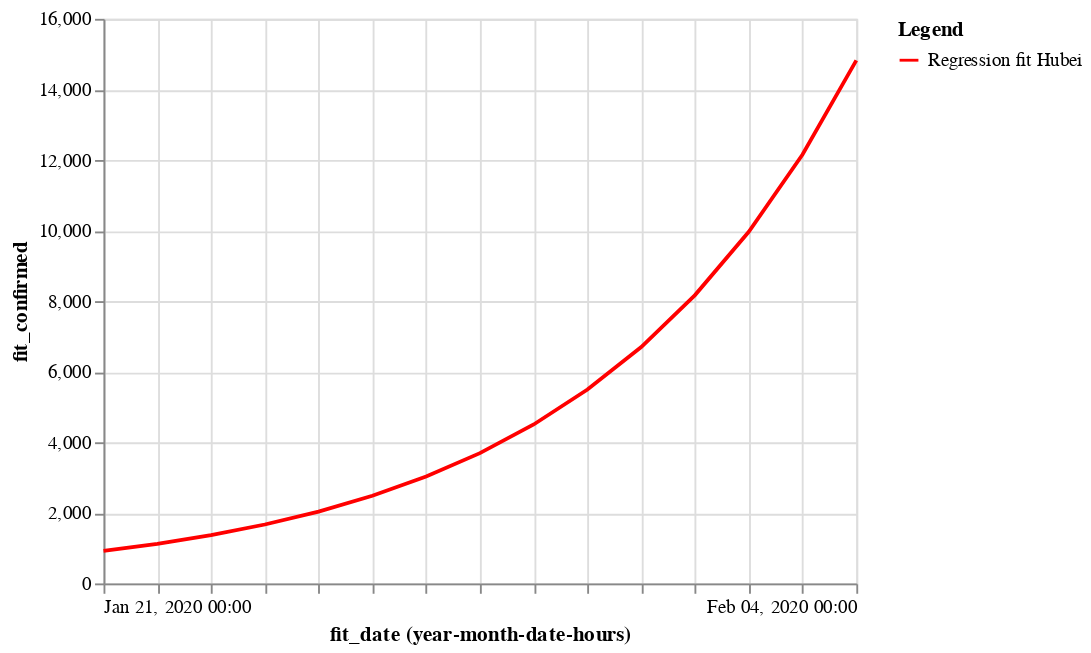

The code cell stored with this chart in its notebook:
### Code cell
fit_hubei = alt.Chart(df).mark_line().encode(
    x='yearmonthdatehours(fit_date):T', 
    y='fit_confirmed:Q', 
    color=alt.Color('Legend', scale=alt.Scale(range=['red']))
)
fit_hubei

### Figure 1 — Vega-Lite specification as saved in the notebook (floating-point values rounded to 4 significant figures)
{"config": {"view": {"continuousWidth": 400, "continuousHeight": 300}}, "data": {"name": "data-d225e663e549f1da4c19a9fba4931c93"}, "mark": "line", "encoding": {"color": {"type": "nominal", "field": "Legend", "scale": {"range": ["red"]}}, "x": {"type": "temporal", "field": "fit_date", "timeUnit": "yearmonthdatehours"}, "y": {"type": "quantitative", "field": "fit_confirmed"}}, "$schema": "https://vega.github.io/schema/vega-lite/v4.0.2.json", "datasets": {"data-d225e663e549f1da4c19a9fba4931c93": [{"fit_date": "2020-01-21T00:00:00", "fit_confirmed": 920.0, "Legend": "Regression fit Hubei"}, {"fit_date": "2020-01-22T00:00:00", "fit_confirmed": 1122.0, "Legend": "Regression fit Hubei"}, {"fit_date": "2020-01-23T00:00:00", "fit_confirmed": 1369.0, "Legend": "Regression fit Hubei"}, {"fit_date": "2020-01-24T00:00:00", "fit_confirmed": 1669.0, "Legend": "Regression fit Hubei"}, {"fit_date": "2020-01-25T00:00:00", "fit_confirmed": 2036.0, "Legend": "Regression fit Hubei"}, {"fit_date": "2020-01-26T00:00:00", "fit_confirmed": 2483.0, "Legend": "Regression fit Hubei"}, {"fit_date": "2020-01-27T00:00:00", "fit_confirmed": 3028.0, "Legend": "Regression fit Hubei"}, {"fit_date": "2020-01-28T00:00:00", "fit_confirmed": 3693.0, "Legend": "Regression fit Hubei"}, {"fit_date": "2020-01-29T00:00:00", "fit_confirmed": 4504.0, "Legend": "Regression fit Hubei"}, {"fit_date": "2020-01-30T00:00:00", "fit_confirmed": 5493.0, "Legend": "Regression fit Hubei"}, {"fit_date": "2020-01-31T00:00:00", "fit_confirmed": 6700.0, "Legend": "Regression fit Hubei"}, {"fit_date": "2020-02-01T00:00:00", "fit_confirmed": 8171.0, "Legend": "Regression fit Hubei"}, {"fit_date": "2020-02-02T00:00:00", "fit_confirmed": 9966.0, "Legend": "Regression fit Hubei"}, {"fit_date": "2020-02-03T00:00:00", "fit_confirmed": 12150.0, "Legend": "Regression fit Hubei"}, {"fit_date": "2020-02-04T00:00:00", "fit_confirmed": 14820.0, "Legend": "Regression fit Hubei"}]}}
